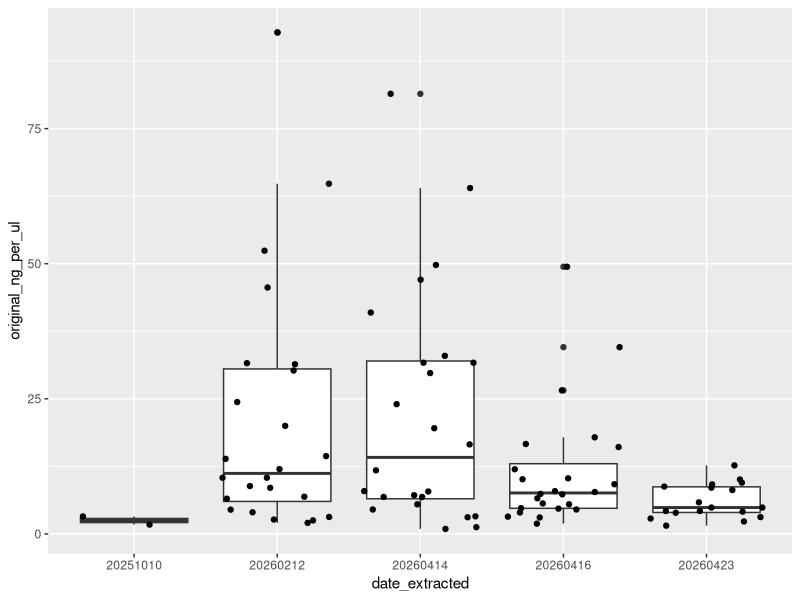
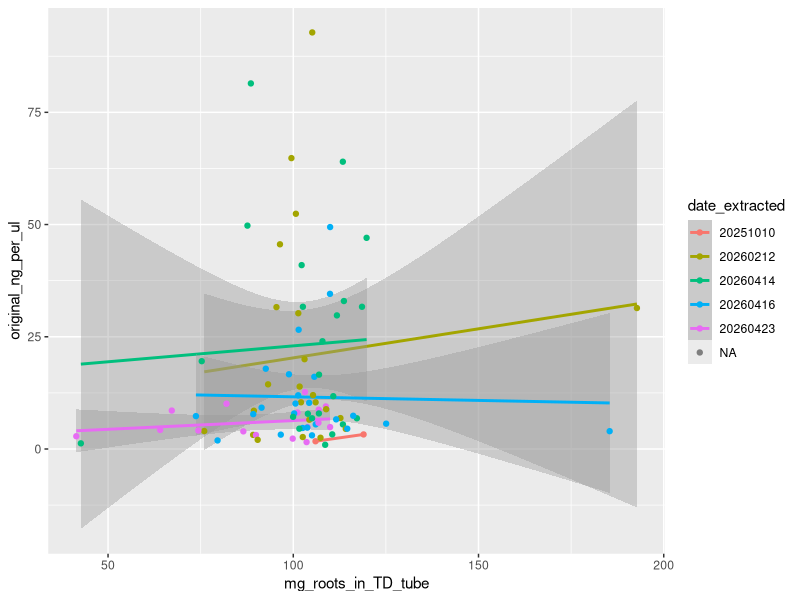
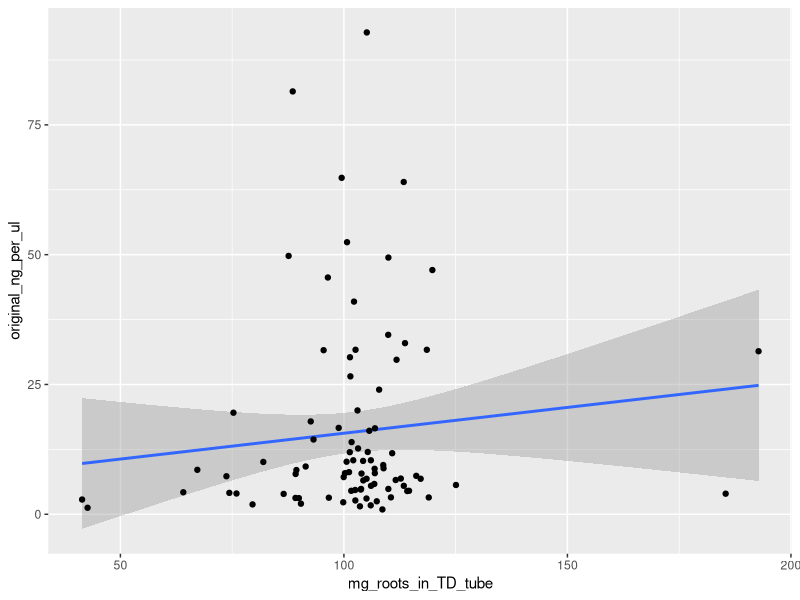
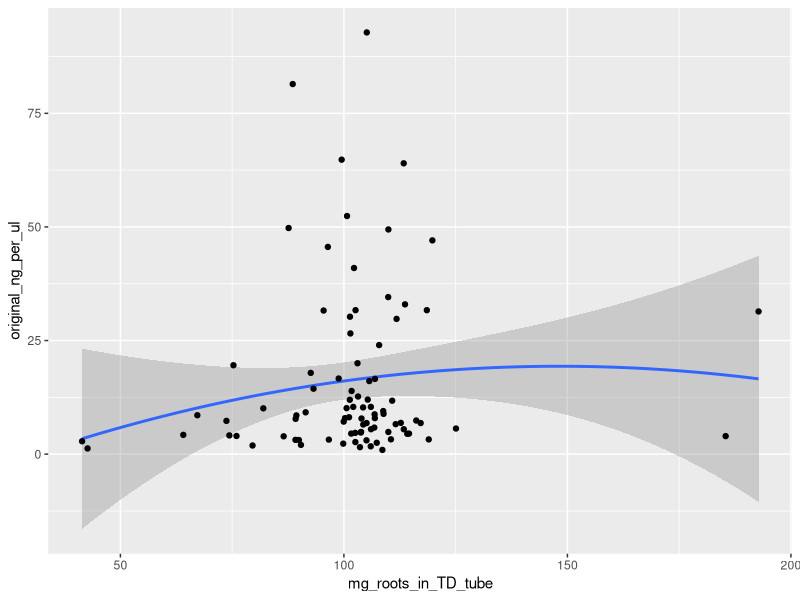
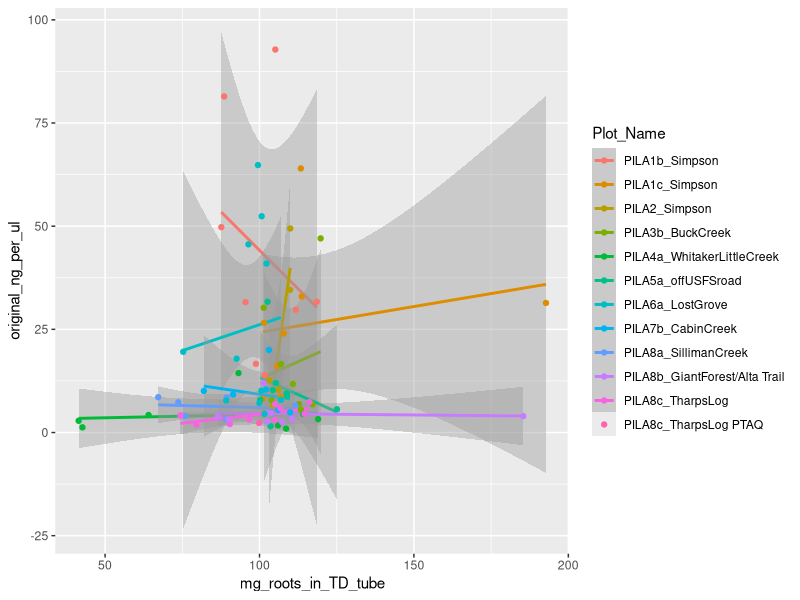
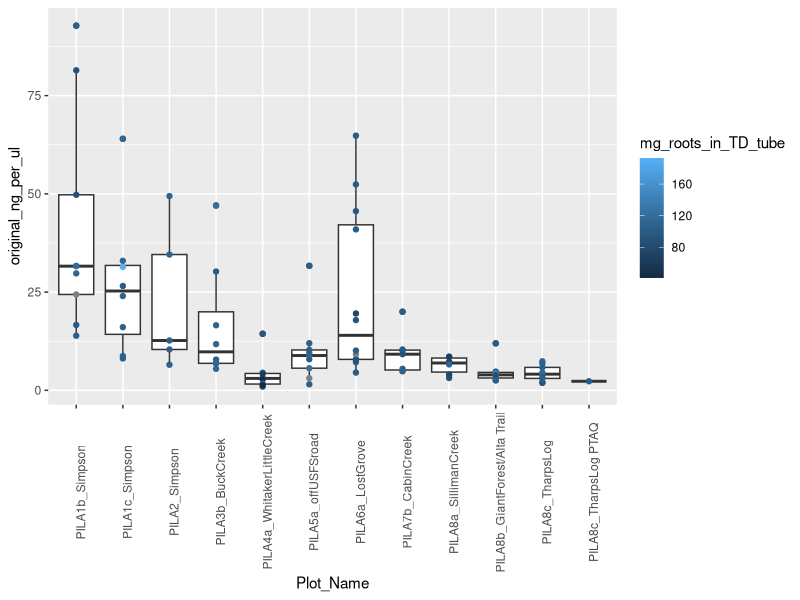
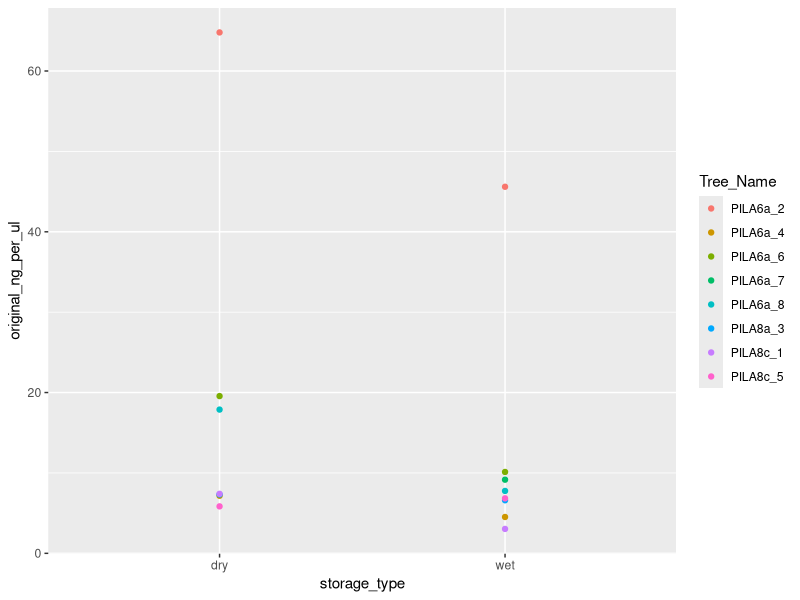

R code for these plots, in order:
## ---- chunk 1
knitr::opts_chunk$set(echo = TRUE)
## ---- chunk 2
library(tidyverse)
## ---- chunk 3
q_data = read_csv("../Qubit Results - raw_sample_results.csv") # read in qubit data
# 1 row = 1 measurement. Some extractions measured multiple times, where first measurement read out of range (OOR)

head(q_data)
## ---- chunk 4
# make a dataframe with only OOR measurements
oor_strings = c("High", "Low")
oor_qs = q_data %>%
  filter((ng_per_ul %in% oor_strings | ng_per_ml %in% oor_strings)) %>%
  mutate(
    ng_per_ul = case_when(
      is.na(ng_per_ul) ~ ng_per_ml,
      !is.na(ng_per_ul) ~ ng_per_ul
                               ) # put all in ng_per_ul column
         ) 

head(oor_qs)
# ok looking at this, the only oor-low from extraction batch 1 (12 feb 2026) was a 1:1 dilution of #14; looks like this qubit was messed up, and when it was re-done, the 1:1 dilution of #14 was readable.

failed_extractions = oor_qs %>%
  filter(date_extracted > 20260212) %>% #ignore results from first extraction; see note above
  filter(ng_per_ul == "Low") %>%
  group_by(date_extracted) # sort by batch so I can go find notes on them 

View(failed_extractions) # these are only the ones that I re-did from evan's qubit and then they were oor high

# oor highs have largely been diluted and had their concentration back extrapolated. a few haven't yet as of 22 april 2026; need the rest of the dilution calcs to figure out. those pasted below, this cont. below that. 
## ---- chunk 5
qs_w_calcs = read_csv("../dilutions/Results/DNA_dilutions_all_striptubes.csv")
## ---- chunk 6
library(ggplot2)

concs4graph = qs_w_calcs %>% mutate(date_extracted = as.character(date_extracted))
ggplot(concs4graph, aes(x = date_extracted, y = original_ng_per_ul)) +
  geom_boxplot() + geom_jitter()
## ---- chunk 7
to_dilute = oor_qs %>%
  filter(ng_per_ul == "High") %>%
  filter(!extraction_id %in% qs_w_calcs$extraction_id)
head(to_dilute) # just 8, 9, 16 also need to get re-done. these are all from 14 april 2026 (extraction run 2) so will add 3 reasonably high points to the graph above

# so as far as we know, 0 extractions have actually failed
## ---- chunk 8
# let's check on low values and see if these have any commonalities in the notes?
lowConcs = qs_w_calcs %>%
  filter(original_ng_per_ul < 2)

head(select(lowConcs, c(extraction_id, date_extracted, original_ng_per_ul)))
# no handwritten notes about the extraction of #34. #56 had notably little input tissue and was clearer/less dirty looking than others throughout extraction

# no handwritten notes about extraction of #79

# More supernatant pulled off of 39 between CD1 and CD2 than 36, which was extracted similtaneously. ~300ul pulled off of 39 vs ~250 off of 36. 36 evidently was a more sucessful extraction
## ---- chunk 9
e_md = read.csv("../extraction_metadata/Results/extraction_metadata_w_dilutions.csv")
## ---- chunk 10
# compare root mass input to extraction with yield
concs4graph = e_md %>% mutate(date_extracted = as.character(date_extracted)) %>%
  mutate(mg_roots_in_TD_tube = as.numeric(mg_roots_in_TD_tube))

ggplot(concs4graph, aes(x = mg_roots_in_TD_tube, y = original_ng_per_ul, color = date_extracted)) +
  geom_smooth(method = "lm") +
  geom_point()

ggplot(concs4graph, aes(x = mg_roots_in_TD_tube, y = original_ng_per_ul)) +
  geom_smooth(method = "lm") +
  geom_point()

ggplot(concs4graph, aes(x = mg_roots_in_TD_tube, y = original_ng_per_ul)) +
  geom_smooth(method = "lm", formula = 'y ~ x + I(x^2)') +
  geom_point()
## ---- chunk 11
# compare root mass input to extraction with yield, by plot
concs4graph = e_md %>% mutate(date_extracted = as.character(date_extracted)) %>%
  mutate(mg_roots_in_TD_tube = as.numeric(mg_roots_in_TD_tube))

ggplot(concs4graph, aes(x = mg_roots_in_TD_tube, y = original_ng_per_ul, color = Plot_Name)) +
  geom_smooth(method = "lm") +
  geom_point()

ggplot(concs4graph, aes(x = Plot_Name, y = original_ng_per_ul, color = mg_roots_in_TD_tube)) +
  geom_boxplot() +
  geom_point() + 
  theme(
    axis.text.x = element_text(angle = 90)
  )
## ---- chunk 12
wetcores = e_md %>%
  filter(storage_type == "wet")

paired_storage = e_md %>%
  filter(Tree_Name %in% wetcores$Tree_Name) %>%
  select(c(Tree_Name, storage_type, original_ng_per_ul))

head(paired_storage)

paired_storage_wide = paired_storage %>%
  reshape(direction = "wide",
          idvar = "Tree_Name", timevar = "storage_type")

head(paired_storage_wide) 

# PILA6a_7 was extracted today, 23 April, and had OOR high on first qubit run. removing it for now

ttest_df = paired_storage_wide %>%
  filter(Tree_Name != "PILA6a_7")

t.test(ttest_df$original_ng_per_ul.dry, ttest_df$original_ng_per_ul.wet, paired = TRUE)
# significantly less DNA yield from wet-stored cores than dry. huh. 
## ---- chunk 13
ggplot(paired_storage, aes(x = storage_type, y = original_ng_per_ul, color = Tree_Name)) +
  geom_point()
